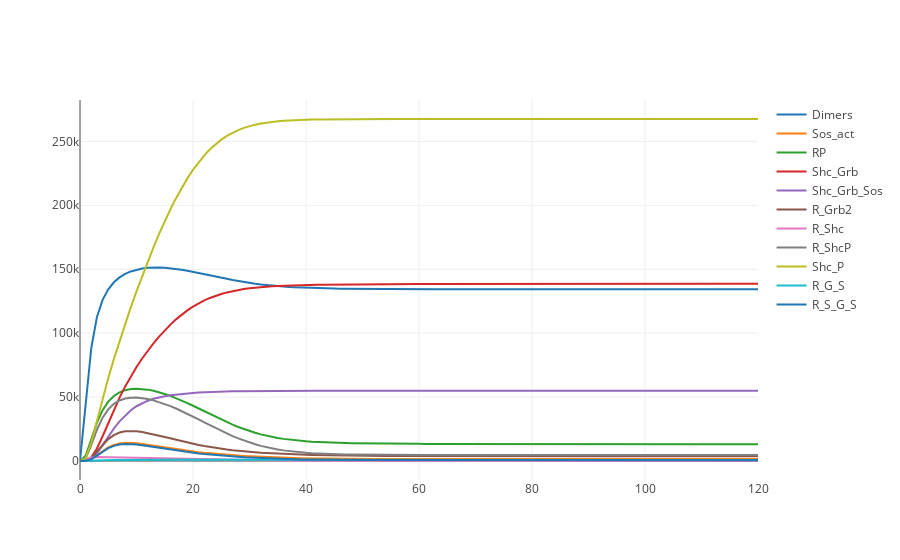

The notebook cell this image was saved under:
### Code cell
# basic Scatter plotly plot
data = [go.Scatter(y=df[title], name=title) for title in list(df)]
plotly.offline.iplot(data)
